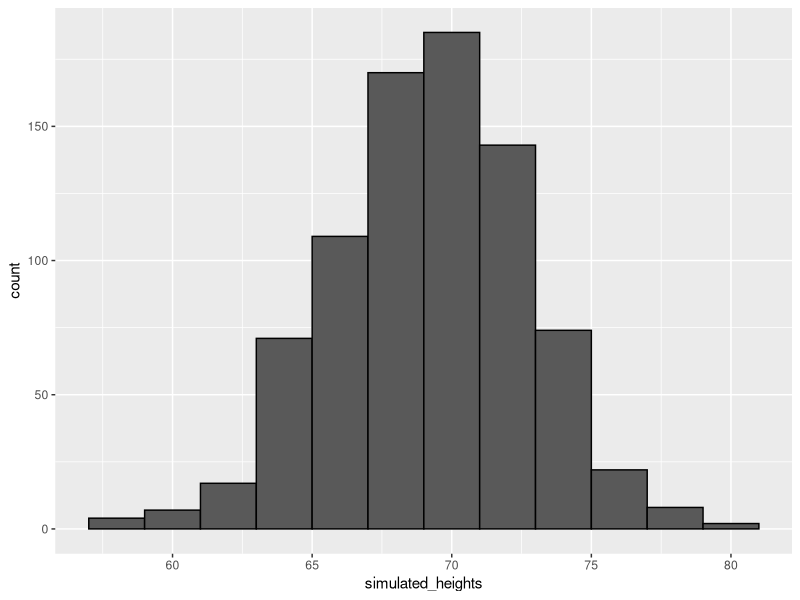

Write the R code that produced this figure.
#!/usr/bin/env Rscript
# define x as male heights from dslabs data
suppressPackageStartupMessages(library(tidyverse))
library(dslabs)
data(heights)
x <- heights %>% filter(sex=="Male") %>% 
  pull(height)

# generate simulated height data using normal distribution - both datasets should have n observations
n <- length(x)
avg <- mean(x)
s <- sd(x)
simulated_heights <- rnorm(n, avg, s)

# plot distribution of simulated_heights
data.frame(simulated_heights = simulated_heights) %>%
    ggplot(aes(simulated_heights)) +
    geom_histogram(color="black", binwidth = 2)

B <- 10000
tallest <- replicate(B, {
    simulated_data <- rnorm(800, avg, s)    # generate 800 normally distributed random heights
    # determine the tallest height
    max(simulated_data)    
})
print("proportion of 7 footers")
mean(tallest >= 7*12)    
